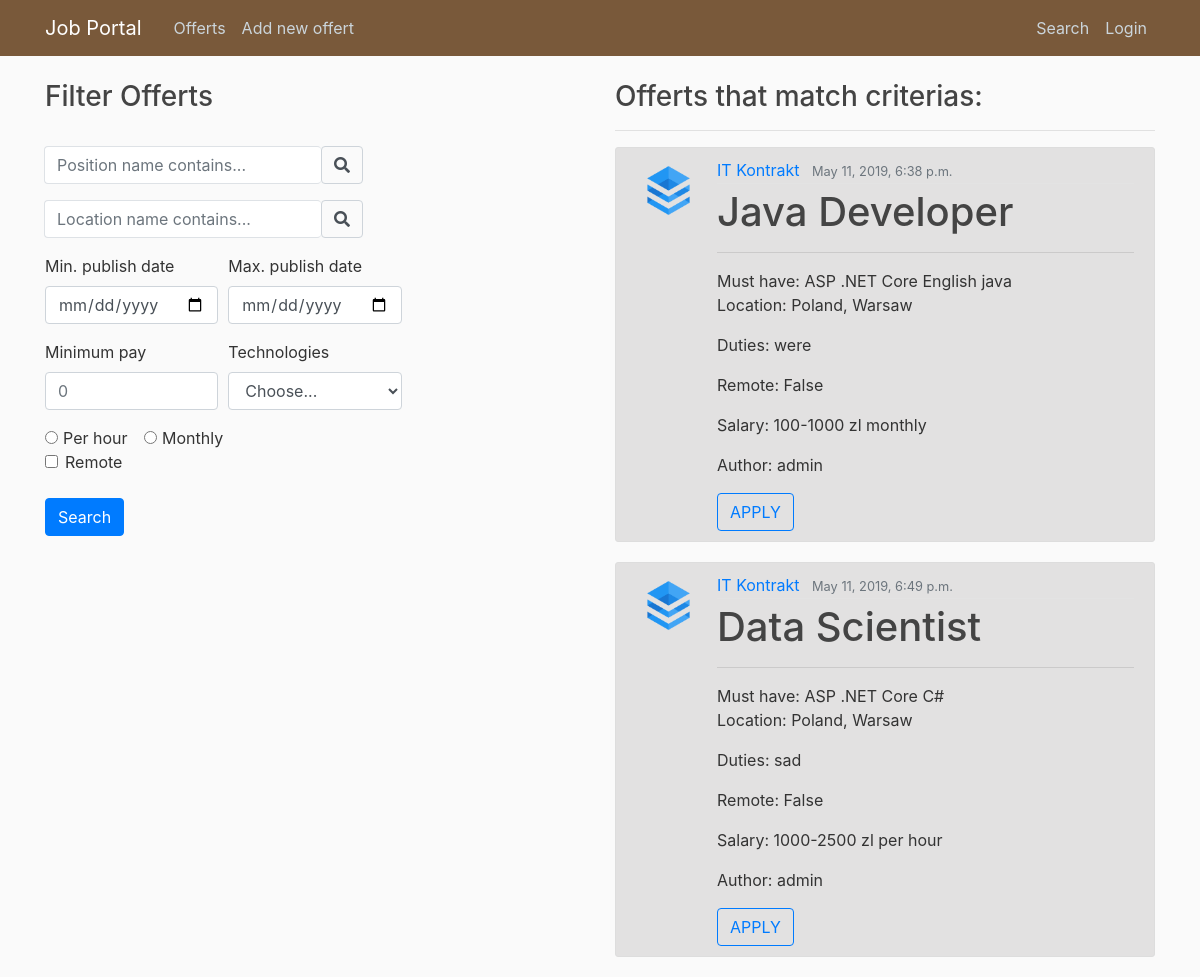
The app's page /search/, older data.
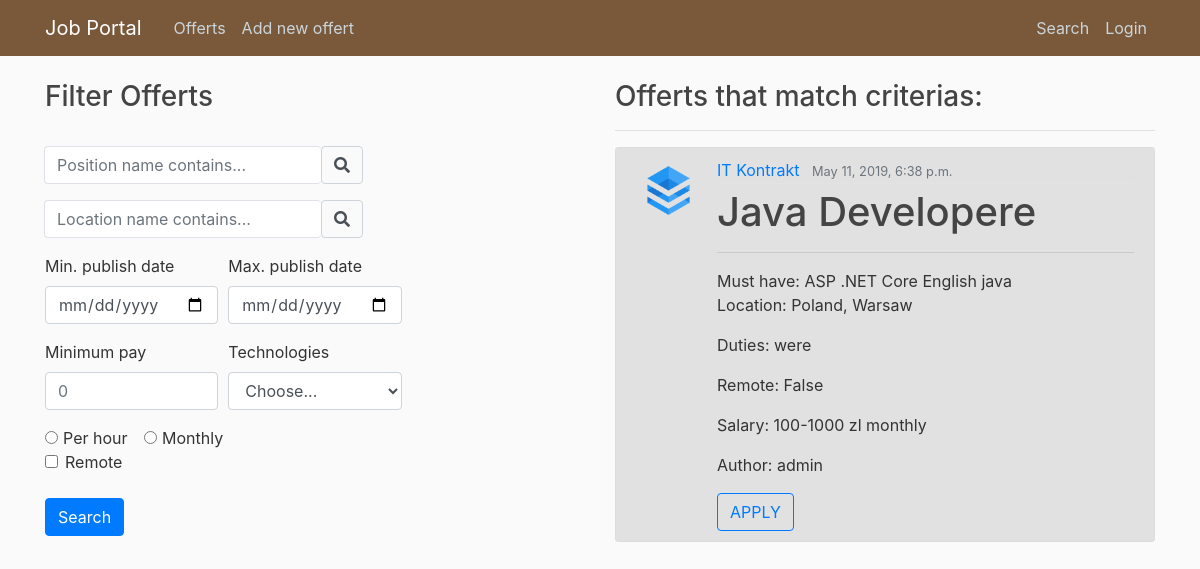
The same page, newer data.
### offerts/models.py (models this page shows, shortened)
class Offert(models.Model):
    author = models.ForeignKey(User, on_delete=models.CASCADE)
    position = models.CharField(max_length = 100)
    agency = models.ForeignKey(Agency, on_delete=models.CASCADE)
    remote = models.BooleanField(default=False)
    sal_types = (
        ('H', 'per hour'),
        ('M', 'monthly'),
    )
    salary_type = models.CharField(
        max_length=1,
        choices=sal_types,
        default='M',
    )
    min_salary = models.IntegerField(default=0)
    max_salary = models.IntegerField(default=0)
    publication_date = models.DateTimeField(auto_now_add = True)
    expiration_date = models.DateField(null=True, default=None)
    must_have = models.ManyToManyField('Tag')
    nice_to_have = models.CharField(max_length = 1000)
    duties = models.CharField(max_length = 1000)
    benefits = models.CharField(max_length = 1000)
    about = models.TextField(null=True)

class Agency(models.Model):
    company = models.ForeignKey(Company, on_delete=models.CASCADE)
    country = models.CharField(max_length = 100)
    location = models.CharField(max_length = 100)
    address = models.CharField(max_length = 200)
    weppage = models.URLField(null=True)
    email = models.EmailField()
    phone = models.CharField(max_length=15)
    class Meta:
        verbose_name_plural = "Agencies"

class Company(models.Model):
    name = models.CharField(max_length = 200, unique=True)
    logo = models.ImageField(upload_to = "logos/", null=True, default=None)
    webpage = models.URLField(null=True)
    about = models.CharField(max_length = 1000)
    class Meta:
        verbose_name_plural = "Companies"

class Tag(models.Model):
    name = models.CharField(max_length = 50)
    def __str__(self):
        return self.name

### search/views.py (the view)
# urls.py: path('', OffertListView.as_view(), name = 'index'),
def index(request):
    qs = Offert.objects.all() # qs -> queryset
    tag_set = Tag.objects.all()
    position = request.GET.get('position_name')
    location = request.GET.get('location_name')
    pub_date_min = request.GET.get('pub_date_min')
    pub_date_max= request.GET.get('pub_date_max')
    min_pay= request.GET.get('pay_min')
    tag = request.GET.get('tags')
    remote = request.GET.get('remoteCheck')
    if is_valid_query(position):
        qs = qs.filter(position__icontains=position)
    if is_valid_query(location):
        qs = qs.filter(agency__location__icontains = location)
    if is_valid_query(min_pay):
        qs = qs.filter(min_salary__gte = min_pay) #gte - greater than or equal
    if is_valid_query(pub_date_min):
        qs = qs.filter(publication_date__gte = pub_date_min)
    if is_valid_query(pub_date_max):
        qs = qs.filter(publication_date__lte = pub_date_max)
    if is_valid_query(tag) and tag != "Choose...":
        qs = qs.filter(must_have__name = tag)
    if remote == 'on':
        qs = qs.filter(remote = True)
    context = {
        'queryset' : qs,
        'tag_set' : tag_set
    }
    return render(request, 'search/index.html', context)

### search/views.py (called while the page is built)
def is_valid_query(param):
    return param != '' and param is not None

### search/templates/search/index.html (shortened to what this page needs)
{% extends 'base.html' %}
{% load static %}
    {% block body %}
          <div class="row">
            <div class="col-md-6" id="Filter Offerts">
              <div>
                <h3>Filter Offerts</h3> <br>
                   <form method="GET">
                     <div class="form-row">
                       <div class="form-group col-12 ">
                           <div class="input-group-append">
                               <input class="form-control py-2 border-right-0 border" type="search" name="position_name" placeholder="Position name contains...">
                               <span class = "input-group">
                                   <div class="input-group-text bg-transparent">
                                       <i class="fa fa-search"></i>
                                   </div>
                               </span>
                           </div>
                       </div>
                     </div>
                     <div class="form-row">
                       <div class="form-group col-12">
                           <div class="input-group-append">
                               <input class="form-control py-2 border-right-0 border" type="search" name="location_name" placeholder="Location name contains...">
                               <span class = "input-group">
                                   <div class="input-group-text bg-transparent">
                                       <i class="fa fa-search"></i>
                                   </div>
                               </span>
                           </div>
                       </div>
                     </div>
                     <div class="form-row">
                       <div class="form-group col-md-3 col-lg-4 ">
                            <label for="publishDateMin">Min. publish date</label>
                            <input type="date" class="form-control" id="publishDateMin" name="pub_date_min" >
                        </div>
                        <div class="form-group col-md-3 col-lg-4">
                            <label for="publishDateMax">Max. publish date</label>
                            <input type="date" class="form-control" id="publishDateMax" name="pub_date_max" >
                        </div>
                     </div>
                    <div class="form-row">
                        <div class="form-group col-md-2 col-lg-4">
                            <label for="payMin">Minimum pay</label>
                            <input type="number" min=0 class="form-control" id="payMin" name='pay_min' placeholder="0">
                        </div>
                        <div class="form-group col-md-4">
                            <label for="tags">Technologies</label>
                            <select id="tags" class="form-control" name=tags>
                                <option selected>Choose...</option>
                            </select>
                        </div>
                    </div>
                    <div class="form-check form-check-inline">
                        <input class="form-check-input" type="radio" name="inlineRadioOptions" id="inlineRadio1" name="per_hour">
                        <label class="form-check-label" for="inlineRadio1">Per hour</label>
                    </div>
                    <div class="form-check form-check-inline">
                        <input class="form-check-input" type="radio" name="inlineRadioOptions" id="inlineRadio2" name="monthly">
                        <label class="form-check-label" for="inlineRadio2">Monthly</label>
                    </div>
                    <div class="form-check">
                        <input class="form-check-input" type="checkbox" name="remoteCheck">
                        <label class="form-check-label" for="remoteCheck">
                            Remote
                        </label>
                    </div>
                    <br>
                    <button type="submit" class="btn btn-primary">Search</button>
                   </form>
              </div>
            </div>
            <div class="col-md-6" id="Matched Offerts">
                         {% if queryset %}
                              <h3>Offerts that match criterias:</h3> <hr>
                              {% for offert in queryset %}
                                <article class="media content-section">
                                  <img class="article-img" src="{{offert.agency.company.logo.url}}" alt="logo">
                                  <div class="media-body">
                                      <div class="article-metadata">
                                        <a class="mr-2" href='#'>{{ offert.agency.company.name }}</a>
                                        <small class="text-muted">{{offert.publication_date}}</small>
                                      </div>
                                      <h1><a class="article-title">{{ offert.position }}</a></h1>
                                      <hr>
                                      Must have:
                                        {% for tag in offert.must_have.all %}
                                          {{tag}}
                                        {% endfor %} <br>
                                      <p class="article-content">Location: {{ offert.agency.country }}, {{offert.agency.location }}</p>
                                      <p class="article-content">Duties: {{offert.duties}}</p>
                                      <p class="article-content">Remote: {{offert.remote}}</p>
                                      <p class="article-content">Salary: {{offert.min_salary}}-{{offert.max_salary}} zl  {{ offert.get_salary_type_display }}</p>
                                      <p class="article-content">Author: {{offert.author}} </p>
                                      <a href="#"><button type="button" class="btn btn-outline-primary">APPLY</button></a>
                                </article>
                              {% endfor %}
                              {% else %}
                                <h3>No offerts found.</h3>
                              {% endif %}
            </div>
          </div>
  {% endblock %}

### offerts/templates/base.html (shortened to what this page needs)
{% load static %}
<!DOCTYPE html>
  <html>
    <head>
      <link rel="stylesheet" href="https://stackpath.bootstrapcdn.com/bootstrap/4.3.1/css/bootstrap.min.css">
      <link rel="stylesheet" href="https://use.fontawesome.com/releases/v5.8.2/css/all.css">
    </head>
    <body>
      <header class="site-header">
        <nav id="navbar" class="navbar navbar-expand-md navbar-dark bg-steel fixed-top">
          <div class="container">
            <a class="navbar-brand mr-4" href="{% url 'home' %}">Job Portal</a>
            <div class="collapse navbar-collapse" id="navbarToggle">
              <div class="navbar-nav mr-auto">
                <a class="nav-item nav-link" href="{% url 'offerts:index' %}">Offerts</a>
                <a class="nav-item nav-link" href="{%url 'offerts:new_offert'%}">Add new offert</a>
              </div>
              <div class="navbar-nav">
                <a class="nav-item nav-link" href="{%url 'search:index'%}">Search</a>
                {% if user.is_authenticated%}
                  <a class="nav-item nav-link"href="{% url 'manager:manager-my' user.username %}">My offerts</a>
                  <a class="nav-item nav-link"href="{%url 'profile'%}">Profile</a>
                  <a class="nav-item nav-link"href="{%url 'logout'%}">Logout</a>
                {% else %}
                  <a class="nav-item nav-link"href="{%url 'login'%}">Login</a>
                {% endif %}
              </div>
            </div>
          </div>
        </nav>
      </header>
      <main role="main" class="container">
        <div class="row">
          <div class="col-md-12">
            {% block body %}{% endblock %}
          </div>
        </div>
      </main>
    </body>
  </html>

### offerts/static/main.css (style rules this page uses)
body { background: #fafafa; color: #333333; margin-top: 5rem; }
h1, h2, h3, h4, h5, h6 { color: #444444; }
.bg-steel { background-color: #5f788a; }
.site-header .navbar-nav .nav-link { color: #cbd5db; }
.content-section { background: #e2e1e1; padding: 10px 20px; border: 1px solid #dddddd; border-radius: 3px; margin-bottom: 20px; }
.article-title { color: #444444; }
.article-content { white-space: pre-line; }
.article-img { height: 65px; width: 65px; margin-right: 16px; }
.article-metadata { padding-bottom: 1px; margin-bottom: 4px; border-bottom: 1px solid #e3e3e3 }
#navbar { background-color: #79593a }

Row changes from the older to the newer data that the page shows:
removed Offert: agency.company.logo (picture), agency.company.name "IT Kontrakt", publication_date "May 11, 2019, 6:49 p.m.", position "Data Scientist", agency.country "Poland", agency.location "Warsaw", duties "sad", remote "False", min_salary "1000", max_salary "2500", salary_type "per hour", author "admin", Tag (name "ASP .NET Core")
no longer on this page (row unchanged): Tag: name "C#", shown under "IT Kontrakt"
changed Offert "were": position "Java Developer" → "Java Developere"
